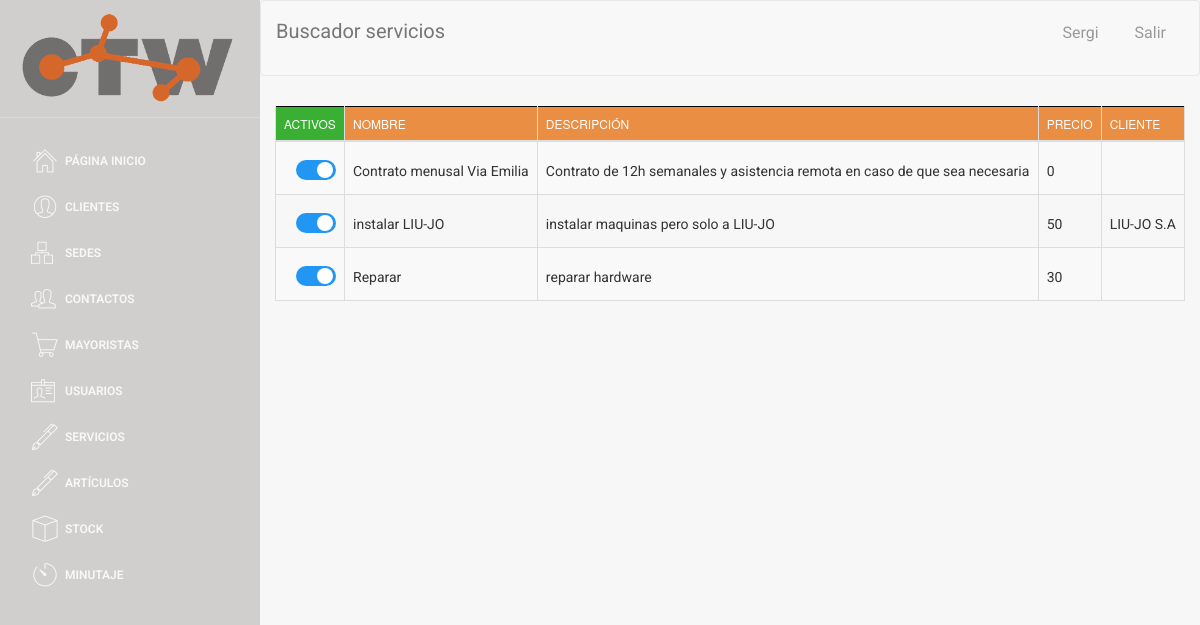
The page /buscador/buscador_servicios.php (signed in) on the database its author committed.
### tables this page shows
CREATE TABLE `SERVICIO` (
  `ID_SERVICIO` int(4) NOT NULL,
  `nombre` varchar(30) NOT NULL,
  `descripcion` text,
  `precio` float NOT NULL DEFAULT '0',
  `NIF_empresa` varchar(20) DEFAULT NULL,
  `activo` tinyint(4) NOT NULL DEFAULT '1'
);

CREATE TABLE `CLIENTE` (
  `NIF_EMPRESA` varchar(9) NOT NULL,
  `nombre_comercial` varchar(35) NOT NULL,
  `nombre_completo` varchar(60) NOT NULL,
  `telefono` int(9) NOT NULL,
  `email` varchar(30) NOT NULL,
  `ciudad_facturacion` varchar(25) NOT NULL,
  `codigo_postal_facturacion` varchar(10) NOT NULL,
  `calle_facturacion` varchar(30) NOT NULL,
  `numero_facturacion` varchar(8) NOT NULL,
  `ciudad_envio` varchar(25) NOT NULL,
  `codigo_postal_envio` varchar(10) NOT NULL,
  `calle_envio` varchar(30) NOT NULL,
  `numero_envio` varchar(8) NOT NULL,
  `IBAN` varchar(34) NOT NULL,
  `SEPA` varchar(2) NOT NULL,
  `pais` varchar(30) DEFAULT NULL,
  `prefijo` int(5) DEFAULT NULL,
  `activo` tinyint(1) NOT NULL
);

### web/assets/php/selects.php (called while the page is built, shortened)
<?php
function select_all_servicio()
{
    $conn = connect();
    $sql = "SELECT *
    FROM SERVICIO
    ORDER BY nombre asc";
    $data = $conn->query($sql);
    return $data;
}
function select_nombre_cliente($NIF_cliente)
{
    $conn = connect();
    $sql = "SELECT nombre_comercial
    FROM CLIENTE WHERE NIF_EMPRESA = '" . $NIF_cliente . "'";
    $data = $conn->query($sql);
    $row = $data->fetch_assoc();
    $nombre_cliente = $row['nombre_comercial'];
    return $nombre_cliente;
}

### web/buscador/buscador_servicios.php (the view, shortened to what this page needs)
<!doctype html>
<?php
include('../assets/php/selects.php');
include('../assets/php/functions.php');
if ($_SESSION["login_done"] == true){
?>
<html lang="en">
<head>
</head>
<body>
<div class="wrapper">
    <div class="sidebar">
        <div class="sidebar-wrapper">
        </div>
    </div>
    <div class="main-panel">
        <nav class="navbar navbar-default navbar-fixed">
            <div class="container-fluid">
                <div class="navbar-header">
                <a class="navbar-brand">Buscador servicios</a>
            </div>
            <div class="collapse navbar-collapse">
            </div>
        </div>
        </nav>
        <div class="content">
            <div class="container-fluid">
                <div class="row">
                    <div>
                        <div>
                            <table id="buscador_servicio" class="table table-striped table-bordered">
                                <thead>
                                <tr>
                                    <th style="background-color: #39AF33; width: 3px;">Activos</th>
                                    <th>Nombre</th>
                                    <th>Descripción</th>
                                    <th>Precio</th>
                                    <th>Cliente</th>
                                </tr>
                                </thead>
                                <tbody>
                                <?php
                                $data = select_all_servicio();
                                if ($data->num_rows > 0) {
                                    $i = 0;
                                    while ($row = $data->fetch_assoc()) {
                                        $pk = $row['ID_SERVICIO'];
                                        $i++;
                                        $div = "div" . $i;
                                        ?>
                                        <tr id="<?php echo "$div"; ?>" value="<?php echo "$pk"; ?>">
                                            <?php checkbox_servicios($row['activo'],$row['ID_SERVICIO']  )?>
                                            <td><label style="margin-top: 11px;"><a href="#" class="nombre"
                                                                                    data-pk=<?php echo "\"$pk\""; ?>><?php echo $row['nombre'] ?> </a></label>
                                            </td>
                                            <td><label style="margin-top: 11px;"><a href="#" class="descripcion"
                                                                                    data-pk=<?php echo "\"$pk\""; ?>><?php echo $row['descripcion'] ?> </a></label>
                                            </td>
                                            <td><label style="margin-top: 11px;"><a href="#" class="precio"
                                                                                    data-pk=<?php echo "\"$pk\""; ?>><?php echo $row['precio'] ?> </a></label>
                                            </td>
                                            <td><label style="margin-top: 11px;">
                                                    <a href="#" class="NIF_empresa" data-pk=<?php echo "\"$pk\""; ?>>
                                                        <?php
                                                        if($row['NIF_empresa']=='') {
                                                            echo $row['NIF_empresa'];
                                                        }else{
                                                            $nif_cliente = $row['NIF_empresa'];
                                                            $nombreCliente = select_nombre_cliente($nif_cliente);
                                                            echo $nombreCliente;
                                                        }
                                                        ?>
                                                    </a></label></td>
                                        </tr>
                                        <?php
                                    }
                                } else {
                                    echo "0 results";
                                }
                                ?>
                                </tbody>
                            </table>
                        </div>
                    </div>
                </div>
            </div>
        </div>
    </div>
</div>
</body>
</html>
<?php
} else {
    echo "false";
    header("location:../index.php");
}
?>

### web/assets/php/functions.php (shortened to what this page needs)
<html>
    <?php
function checkbox_servicios($activo, $ID_SERVICIO)
{
    if ($activo == 0) {
        echo "<td><label style=\"margin-top: 10px; margin-left:12px;\" class=\"switcha\" ><a class=\"checkbox_activo\">&nbsp;0</a><input  type=\"checkbox\" onchange=\" onchange_servicio('$ID_SERVICIO', $activo)\"><div  class=\"slider rounda\"></div></label></td>";
    } else {
        echo "<td><label style=\"margin-top: 10px; margin-left:12px;\" class=\"switcha\"><a  class=\"checkbox_activo\">&nbsp;1</a><input  type=\"checkbox\" checked onchange=\" onchange_servicio('$ID_SERVICIO', $activo)\" ><div  class=\"slider rounda\"></div></label></td>";
    }
}
?>
</html>

### web/assets/css/micss.css (style rules this page uses)
.switcha { position: relative; display: inline-block; width: 40px; height: 20px; }
.slider { position: absolute; cursor: pointer; top: 0; left: 0; right: 0; bottom: 0; background-color: #ccc; -webkit-transition: .4s; transition: .4s; }
.slider:before { position: absolute; content: ""; height: 16px; width: 16px; left: 2px; bottom: 2px; background-color: white; -webkit-transition: .4s; transition: .4s; }
input:checked + .slider { background-color: #2196F3; }
input:checked + .slider:before { -webkit-transform: translateX(1px); -ms-transform: translateX(10px); transform: translateX(19px); }
.slider.rounda { border-radius: 34px; }
.slider.rounda:before { border-radius: 50%; }

### web/assets/css/table_editor.css (style rules this page uses)
a, a:hover { color: #000; }

### web/assets/css/table.css (style rules this page uses)
table { border: none; }
table thead, table tfoot { background-color: #e98e42; border: 1px solid black; }
a, a:hover { color: #000; }

### rows shown on the page
servicio: $pk 2 (drawn), nombre "Contrato menusal Via Emilia", descripcion "Contrato de 12h semanales y asistencia remota en caso de que sea necesaria", precio "0"
servicio: $pk 3 (drawn), nombre "instalar LIU-JO", descripcion "instalar maquinas pero solo a LIU-JO", precio "50", NIF_empresa.nombre_comercial "LIU-JO S.A"
servicio: $pk 1 (drawn), nombre "Reparar", descripcion "reparar hardware", precio "30"
